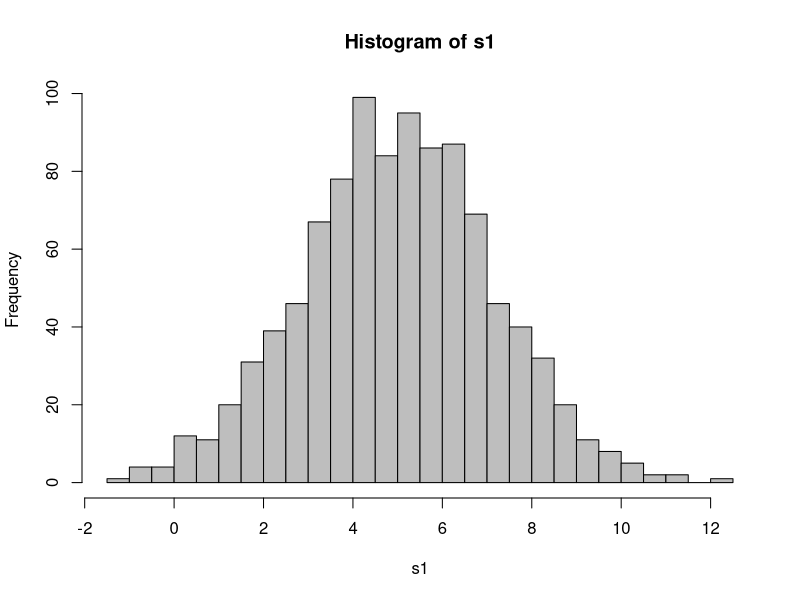

This figure's R source:
boxmuller<-function(n)
{
	RN<-NULL;
	for(i in 1:n)
	{
		
		u1<-runif(1,min=0,max=1);
		u2<-runif(1,min=0,max=1);
		r<--2*log(u1);
		v<-2*(3.14)*u2;
		z1<-(sqrt(r))*cos(v);
		z2<-(sqrt(r))*sin(v);
		RN<-c(RN,z1,z2);
	}
	return(RN);
}
s<-boxmuller(500);
s1<-5+s*sqrt(5);
print(s1);
hist(s1, freq=TRUE,breaks=20,col="grey");


